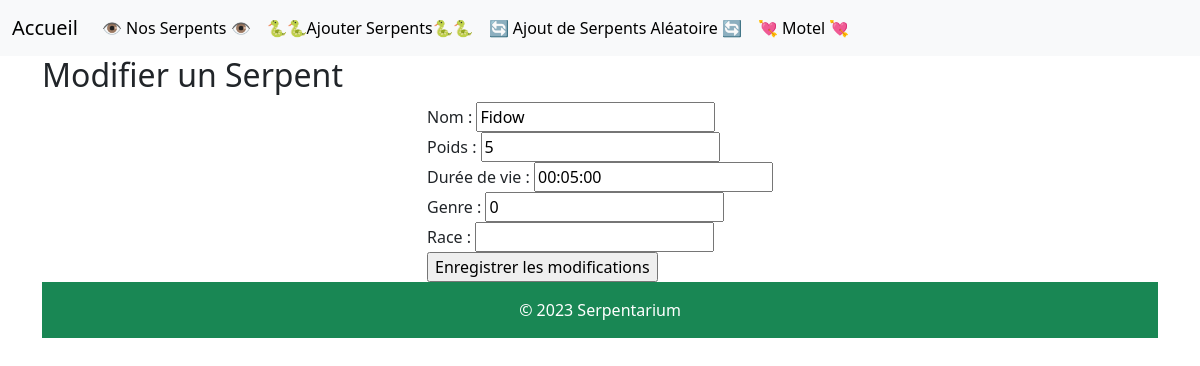
Page /index.php?page=modifierserpents&Id_Serpent=1 on the committed database.
### tables this page shows
CREATE TABLE `serpent` (
  `Id_Serpent` int NOT NULL,
  `nom` varchar(50) DEFAULT NULL,
  `poids` int NOT NULL,
  `dureeDeVie` time DEFAULT NULL,
  `heureDateNaissance` timestamp NULL DEFAULT NULL,
  `genre` tinyint(1) DEFAULT NULL,
  `Id_Race` int NOT NULL,
  `Mort` tinyint(1) NOT NULL
);

### classes/bdd.class.php (called while the page is built, shortened)
<?php
class Bdd
{
    private PDO $connection;
    public function __construct(
        string $host = 'localhost',
        string $dbname = 'serpentarium',
        string $user = 'root',
        string $mdp = '',
    )
    {
        $this->connection = new PDO("mysql:host=$host;dbname=$dbname", "$user", "$mdp");
        $this->connection->setAttribute(PDO::ATTR_ERRMODE, PDO::ERRMODE_EXCEPTION);
    }
    public function executeRequest($query, $params = [])
    {
        try {
            $stmt = $this->connection->prepare($query);
            $stmt->execute($params);
            return $stmt->fetchAll(PDO::FETCH_ASSOC);
        } catch (PDOException $e) {
            die("Erreur lors de l'exécution de la requête : " . $e->getMessage());
        }
    }
}

### classes/serpent.class.php (called while the page is built, shortened)
<?php
class Serpent
{
    public function getSerpentById($Id_Serpent)
    {
        $sql = new Bdd();
        $query = "SELECT * FROM $this->table WHERE Id_Serpent = :Id_Serpent";
        $params = [':Id_Serpent' => $Id_Serpent];
        return $sql->executeRequest($query, $params);
    }
}

### pages/modifierserpents.php (the view, shortened to what this page needs)
<?php
require_once(__DIR__ . '/../classes/serpent.class.php');
require_once(__DIR__ . '/../classes/bdd.class.php');
if (isset($_GET['Id_Serpent'])) {
    $serpent = new Serpent();
    $detailsSerpent = $serpent->getSerpentById($_GET['Id_Serpent']);
    if ($detailsSerpent) {
        echo '<h2>Modifier un Serpent</h2>';
        echo'<div class="d-flex justify-content-center">';
        echo '<form action="" method="post">';
        echo 'Nom : <input type="text" name="nom" value="' . htmlspecialchars($detailsSerpent[0]['nom'] ?? '') . '"><br>';
        echo 'Poids : <input type="number" name="poids" value="' . htmlspecialchars($detailsSerpent[0]['poids'] ?? '') . '"><br>';
        echo 'Durée de vie : <input type="text" name="dureeDeVie" placeholder="HH-MM-SS" value="' . htmlspecialchars($detailsSerpent[0]['dureeDeVie'] ?? '') . '"><br>';
        echo 'Genre : <input type="text" name="genre" value="' . htmlspecialchars($detailsSerpent[0]['genre'] ?? '') . '"><br>';
        echo 'Race : <input type="number" name="id_Race" value="' . htmlspecialchars($detailsSerpent[0]['id_Race'] ?? '') . '"><br>';
        echo '<input type="submit" value="Enregistrer les modifications">';
        echo '</form>';
        echo '</div>';
    } else {
        echo 'Le serpent demandé n\'existe pas.';
    }
} else {
    echo 'Aucun serpent sélectionné pour la modification.';
}
?>

### rows in the picture
serpent: nom "Fidow", poids "5", dureeDeVie "00:05:00", genre "0"
